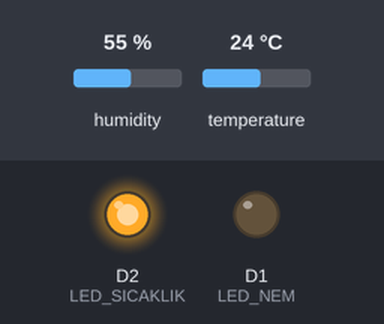
Bench run of a sketch on a simulated ESP8266 (NodeMCU). Shown: output pins drawn as LEDs (lit = HIGH). The test bench sets the inputs (shaded band); at power-on: temperature 24 °C, humidity 55 %. WiFi joins after 1.5 s; servers stay silent unless stated.

Above: at 3.0 s.
3.1 s: temperature set to 27 °C
At 6.0 s:
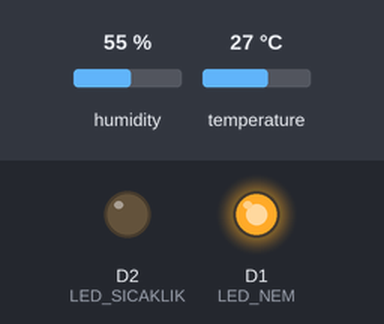
6.3 s: humidity set to 58 %
9.0 s: humidity set to 61 %
At 12.8 s:
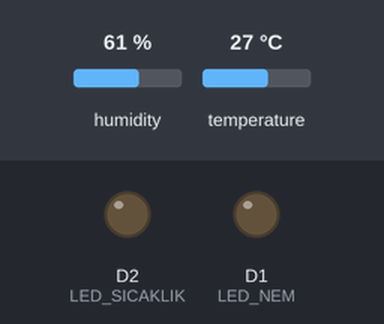
13.4 s: humidity set to 22 %
At 16.5 s:
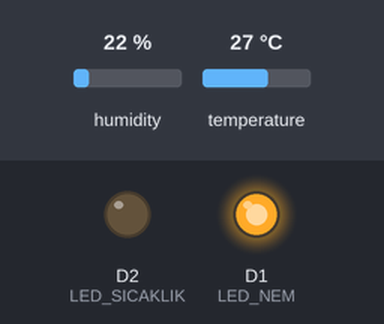
Timing chart, 0 to 18.0 s (numbered marks = the images above; inputs shaded):
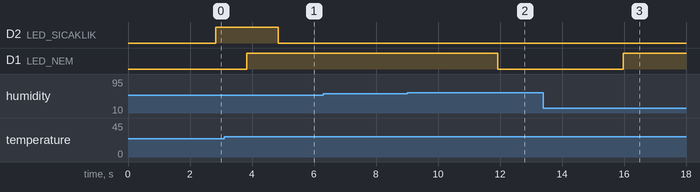

The sketch:

sketch_may29a.ino
```cpp
#define BLYNK_TEMPLATE_ID "TMPL6YHWG7_cW"
#define BLYNK_TEMPLATE_NAME "Gomulu Proje"
#define BLYNK_AUTH_TOKEN "960PVewOVWF4fo40GuuDramJwW-LL28r"

#include <ESP8266WiFi.h>
#include <BlynkSimpleEsp8266.h>
#include "DHT.h"

#define DHTPIN 2
#define DHTTYPE DHT11
#define BLYNK_PRINT Serial
#define LED_NEM D1
#define LED_SICAKLIK D2


char auth[] = BLYNK_AUTH_TOKEN;
char ssid[] = "Sami's Galaxy A50";
char pass[] = "birdensekizekadar";

BlynkTimer timer;
DHT dht(DHTPIN, DHTTYPE);


void sendData()
{
  float h = dht.readHumidity();
  float t = dht.readTemperature();


   if (isnan(h) || isnan(t)) {
    Serial.println("DHT Sensor okuma hatasi!");
    return;
  }

  Blynk.virtualWrite(V1, h);
  Blynk.virtualWrite(V2, t);

  if(t<26.0 || t>30.0){
    digitalWrite(LED_SICAKLIK, HIGH);
    Blynk.virtualWrite(V4, 255);
delay(1000);
  }else{
    digitalWrite(LED_SICAKLIK, LOW);
    Blynk.virtualWrite(V4, 0);
    delay(1000);
  }
  if(h<60.0 || h>80.0){
    digitalWrite(LED_NEM, HIGH);
    Blynk.virtualWrite(V3, 255);
delay(1000);
  }else{
    digitalWrite(LED_NEM, LOW);
    Blynk.virtualWrite(V3, 0);
    delay(1000);
  }
}

void setup()
{
pinMode(LED_SICAKLIK, OUTPUT);
pinMode(LED_NEM, OUTPUT);

  Serial.begin(9600);
  dht.begin();
  Blynk.begin(auth, ssid, pass);


  timer.setInterval(1000L, sendData);
}

void loop()
{
  Blynk.run();
  timer.run();
}
```

Measured:
- the behaviour switches between 25 and 26 °C on temperature (found by bisection; images 0 and 1)
- the behaviour switches between 59 and 60 % on humidity (found by bisection; images 1 and 2)
- after the input at 3.1 s, D2 (LED_SICAKLIK): HIGH → LOW after 1.8 s
- after the input at 6.3 s, every drawn part: stays the same
- after the input at 9.0 s, D1 (LED_NEM): HIGH → LOW after 2.9 s
- after the input at 13.4 s, D1 (LED_NEM): LOW → HIGH after 2.6 s
